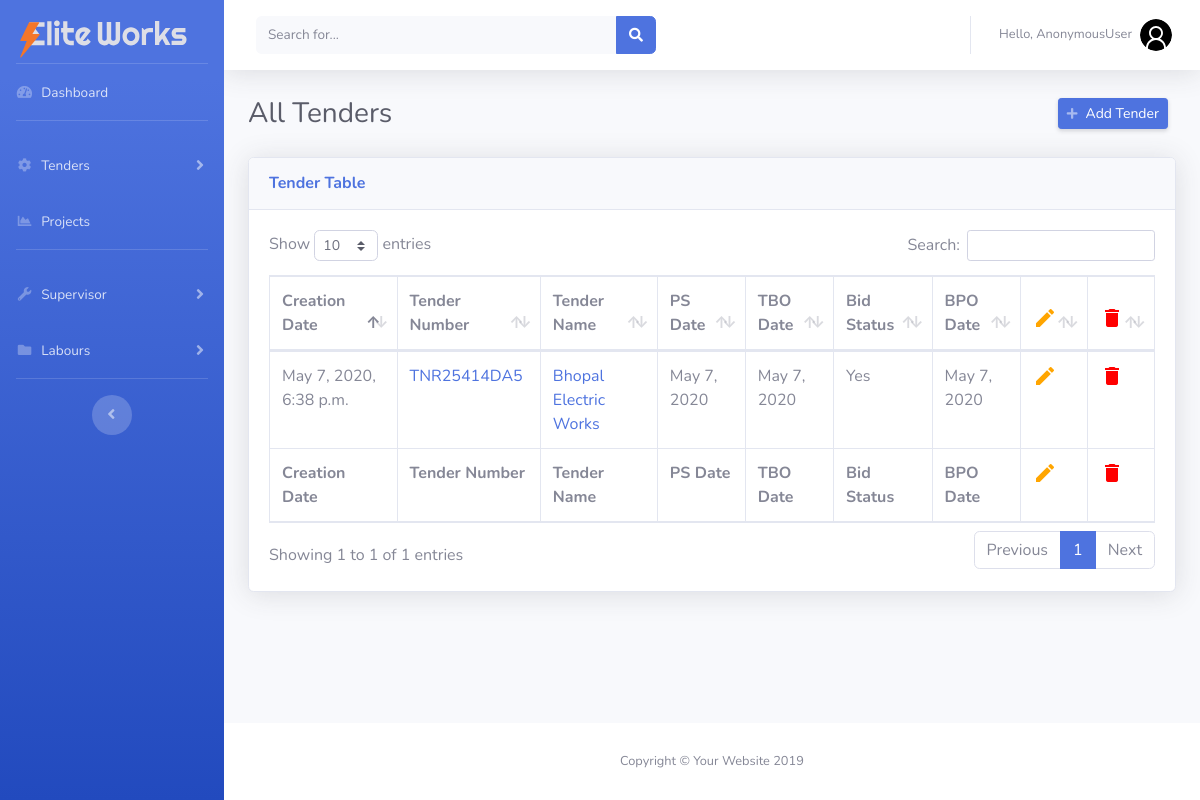
Screenshot of /tenders/ with the database file from the repository.
### project/models.py (models this page shows, shortened)
class Tender(models.Model):
    Yes = 'Yes'
    No = 'No'
    status = [(Yes, 'Yes'), (No, 'No')]
    uuid_no = models.UUIDField(default=uuid.uuid4, editable=False, unique=True)
    date_created = models.DateTimeField(
        'Creation Date', auto_now_add=True, null=True)
    tender_number = models.CharField('Tender Number / ID', max_length=500)
    tender_name = models.CharField('Tender Name', max_length=500)
    tender_description = models.TextField('Tender Description')
    tender_submission_date = models.DateField(
        'Tender Submission Date', default=timezone.now)
    tender_purchase_reciept = models.FileField('Tender Purchase Reciept')
    tender_confirmation_reciept = models.FileField(
        'Tender Confirmation Reciept')
    physical_submission_date = models.DateField(
        'Physical Submission Date', default=timezone.now)
    tech_bid_opening_date = models.DateField(
        'Technical Bid Opening Date', default=timezone.now)
    bid_status = models.CharField(
        'Bid Status', max_length=10, choices=status, default=No)
    bid_price_opening_date = models.DateField(
        'Bid price opening date', blank=True, default=timezone.now)
    prize_bid = models.CharField('Bid Price', max_length=50)

### manpower/views.py (the view)
# urls.py: path('tenders/', views.tenders, name='tenders'),
def tenders(request):
    tender_list = Tender.objects.all()
    context = {'tender_list': tender_list}
    return render(request, 'manpower/tenders.html', context)

### manpower/templates/manpower/tenders.html (shortened to what this page needs)
{% extends 'manpower/base.html' %}
{% load static %}
{% block content %}
<div class="container-fluid">
    <div class="d-sm-flex align-items-center justify-content-between mb-4">
        <h1 class="h3 mb-0 text-gray-800">All Tenders</h1>
        <a href="{% url 'add_tender' %}"
            class="d-xs-block my-1 mr-2 px-2 d-sm-inline-block btn btn-sm btn-primary shadow-sm"><i
                class="fas fa-plus fa-sm text-white-50 pr-2"></i>Add Tender</a>
    </div>
    <div class="card shadow mb-4">
        <div class="card-header py-3">
            <h6 class="m-0 font-weight-bold text-primary">Tender Table</h6>
        </div>
        <div class="card-body">
            <div class="table-responsive">
                <table class="table table-bordered" id="dataTable" width="100%" cellspacing="0">
                    <thead>
                        <tr>
                            <th>Creation Date</th>
                            <th>Tender Number</th>
                            <th>Tender Name</th>
                            <th>PS Date</th>
                            <th>TBO Date</th>
                            <th>Bid Status</th>
                            <th>BPO Date</th>
                            <th><i class="material-icons update">edit</i></th>
                            <th><i class="material-icons delete">delete</i></th>
                        </tr>
                    </thead>
                    <tfoot>
                        <tr>
                            <th>Creation Date</th>
                            <th>Tender Number</th>
                            <th>Tender Name</th>
                            <th>PS Date</th>
                            <th>TBO Date</th>
                            <th>Bid Status</th>
                            <th>BPO Date</th>
                            <th><i class="material-icons update">edit</i></th>
                            <th><i class="material-icons delete">delete</i></th>
                        </tr>
                    </tfoot>
                    <tbody>
                        {% for tender in tender_list  %}
                        <tr>
                            <td>{{tender.date_created}}</td>
                            <td><a href="/tenders/{{tender.uuid_no}}">{{tender.tender_number}}</a></td>
                            <td><a href="/tenders/{{tender.uuid_no}}">{{tender.tender_name}}</a></td>
                            <td>{{tender.physical_submission_date}}</td>
                            <td>{{tender.tech_bid_opening_date}}</td>
                            <td>{{tender.bid_status}}</td>
                            <td>{{tender.bid_price_opening_date}}</td>
                            <th><a href="{% url 'edit_tender' tender.id %}"><i
                                        class="material-icons update">edit</i></a></th>
                            <th><a href="{% url 'delete_tender' tender.id %}"><i
                                        class="material-icons delete">delete</i></a></th>
                        </tr>
                        {% endfor %}
                    </tbody>
                </table>
            </div>
        </div>
    </div>
</div>
{% endblock content %}

### manpower/templates/manpower/tenders.html (style rules this page uses)
.update { color: orange; }
.delete { color: red; }
tbody tr th { font-weight: 400 !important; color: grey !important; }

### rows the page displays
Tender: date_created "May 7, 2020, 6:38 p.m.", tender_number "TNR25414DA5", tender_name "Bhopal Electric Works", physical_submission_date "May 7, 2020", tech_bid_opening_date "May 7, 2020", bid_status "Yes", bid_price_opening_date "May 7, 2020"

### other values shown
{{ request.user }} "AnonymousUser"
